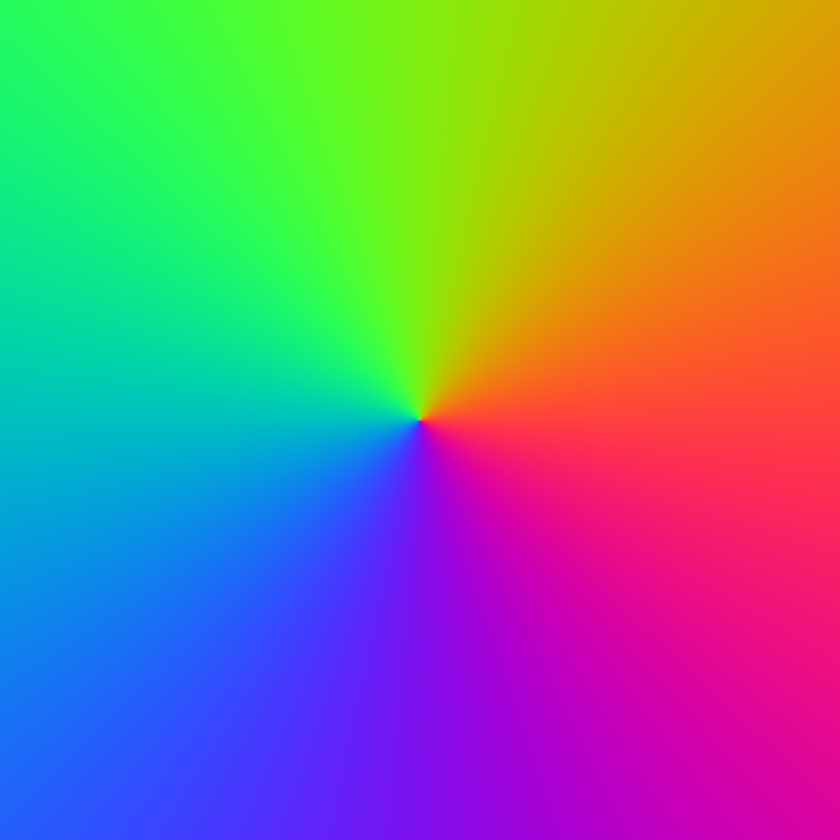
//> input picture MathPic.ppm, 840 x 840 px, shrunk from 1024 x 1024 before the run, given in place of the camera
$ ./bound_video   (built with g++ and OpenCV 4)
//> lines starting //> are read from the running program, lines starting //| are printed output that depends on the picture; after the words box and inside, x2 and y2 are one past the last pixel; in counts of white or black regions, pixels touching at a corner belong together
#include "opencv2/opencv.hpp"
#include "opencv2/imgproc.hpp"
#include "opencv2/highgui.hpp"
#include "opencv2/core.hpp"
#include "iostream"
using namespace cv;
using namespace std;
RNG rng(12345);
int main(int, char**)
{
    VideoCapture cap(0); // open the default camera
    // cap.open("./EP03.mp4");
    if(!cap.isOpened())  // check if we succeeded
        return -1;

    Mat edges;
    namedWindow("edges",1);
    vector<vector<Point>> contours;
    vector<Vec4i> hierarchy;
    for(;;)
    {
        Mat frame;
        cap >> frame; // get a new frame from camera
//> frame is the input picture: 840 rows x 840 cols, CV_8UC3; mean B, G, R 127, 127.2, 126.9
        Scalar color = Scalar(rng.uniform(0,255),rng.uniform(0,255),rng.uniform(0,255));
        cvtColor(frame, edges, cv::COLOR_RGB2GRAY);
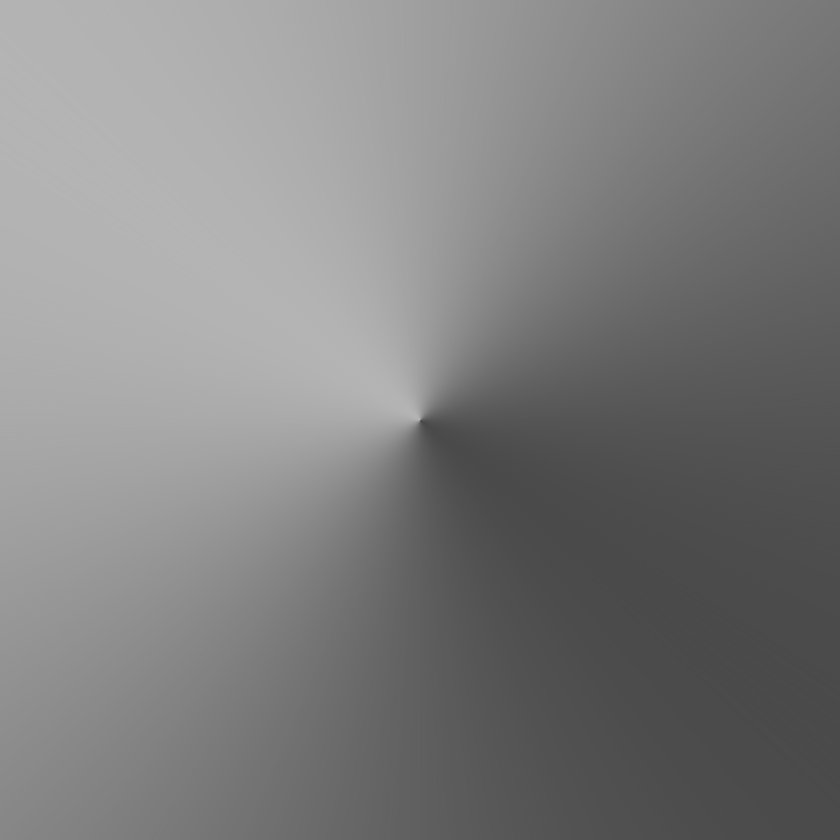
//> edges: 840 rows x 840 cols, CV_8UC1; min 74, max 181, mean 127.1
        GaussianBlur(edges, edges, Size(7,7), 1.5, 1.5);
//> edges: 840 rows x 840 cols, CV_8UC1; 7.42% of pixels changed, all inside (x1, y1, x2, y2) = (0, 0, 840, 840)
        Canny(edges, edges, 0, 30, 3);
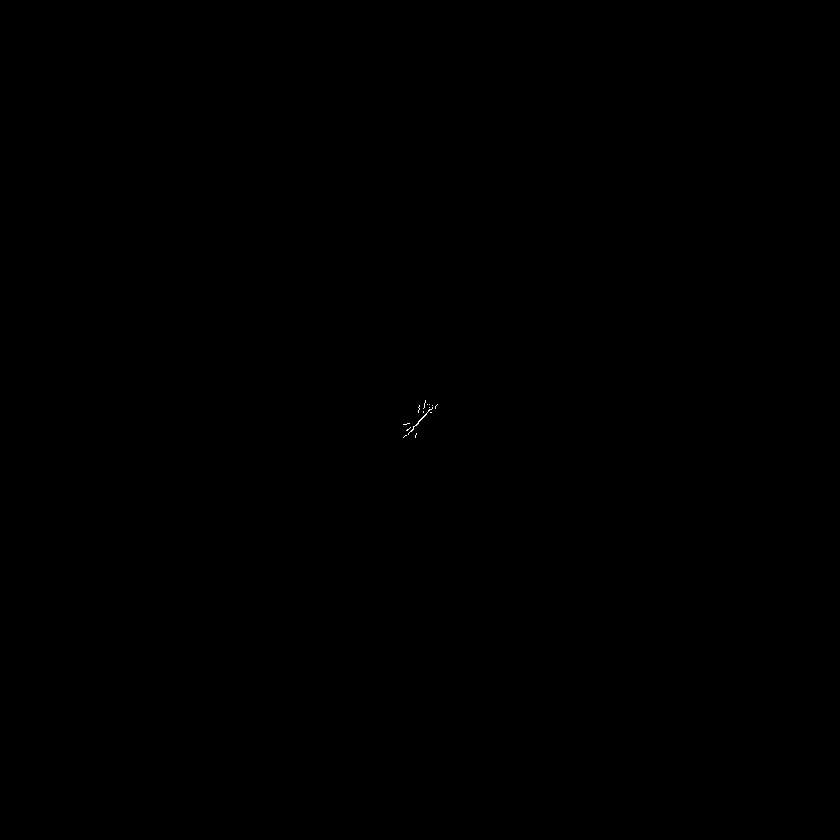
//> edges: 840 rows x 840 cols, CV_8UC1; 0.01% white in thin lines or dots, all inside (x1, y1, x2, y2) = (403, 400, 438, 438)
        // threshold(edges,edges,0,255,cv::THRESH_OTSU);
        // imshow("edges", edges);
        findContours(edges,contours,hierarchy,cv::RETR_TREE,cv::CHAIN_APPROX_SIMPLE,Point(0,0));
//> contours = 14 contours, all with area under 20
        Mat drawing = Mat::zeros(edges.size(),CV_8UC3);
        for(size_t i = 0; i < contours.size(); i++)
        {
            Scalar color = Scalar(rng.uniform(0,255),rng.uniform(0,255),rng.uniform(0,255));
            drawContours(drawing,contours,i,color,1,8,vector<Vec4i>(),0,Point());
        }
//> this loop made 14 passes
        imshow("result",drawing);
        if(waitKey(30) >= 0)
//> the Esc key is pressed
            break;
    }
    // the camera will be deinitialized automatically in VideoCapture destructor
    return 0;
}
